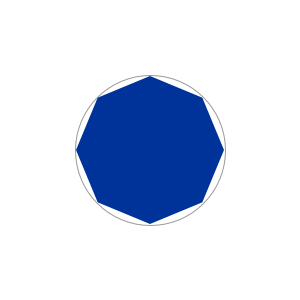
Frame 1 (no input)
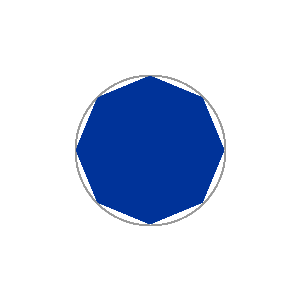
Frame 60 (the mouse pressed at the canvas centre just before this capture)
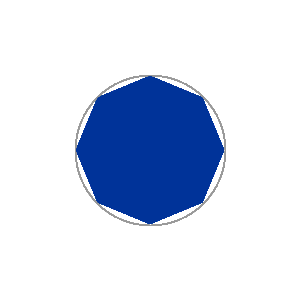
Frame 120 (the mouse held since frame 60 and released just before this capture)

The Processing sketch that drew these frames (run headless with seeded random() and noise(); from frame 60 on, the mouse is pressed at the canvas centre):

// Processing sketch: fp_pg_q_04_11
// ── fp_pg_q_04_11.pde
// 問題 4.11 半径の値が簡単に変更可能なように，変数を用いて半径 75 画素の円に内接する正 8 角形を描画せよ．
void setup() {
  size(300, 300);
  background(255, 255, 255);
}

void draw() {
  float r = 75;
  int pg = 8;
  //
  strokeWeight(1);
  stroke(153, 153, 153);
  noFill();
  ellipse(width/2, height/2, 2 * r, 2 * r);
  //
  noStroke();
  fill(0, 51, 153);
  Polygon(width/2, height/2, (r - 1), pg, -PI/2);
}

//------------------------------------------------------------------//
// float x Center x coordinate
// float y Center y coordinate
// int r Radius of circumscribed circle
// int ratio  denominator rate
// float  = ; rotate Rotational correction rate
//------------------------------------------------------------------//
void Polygon(float x, float y, float CircumscribedCircle, int p, float rotatete) {
  // http://www.d-improvement.jp/learning/processing/2011-a/08.html
  pushMatrix();
  translate(x, y);
  rotate(rotatete);
  beginShape();
  for (int i = 1; i <= p; i++) {
    vertex(CircumscribedCircle * cos(radians(360 * i/p)), CircumscribedCircle * sin(radians(360 * i/p)));
  }
  endShape(CLOSE);
  popMatrix();
}
